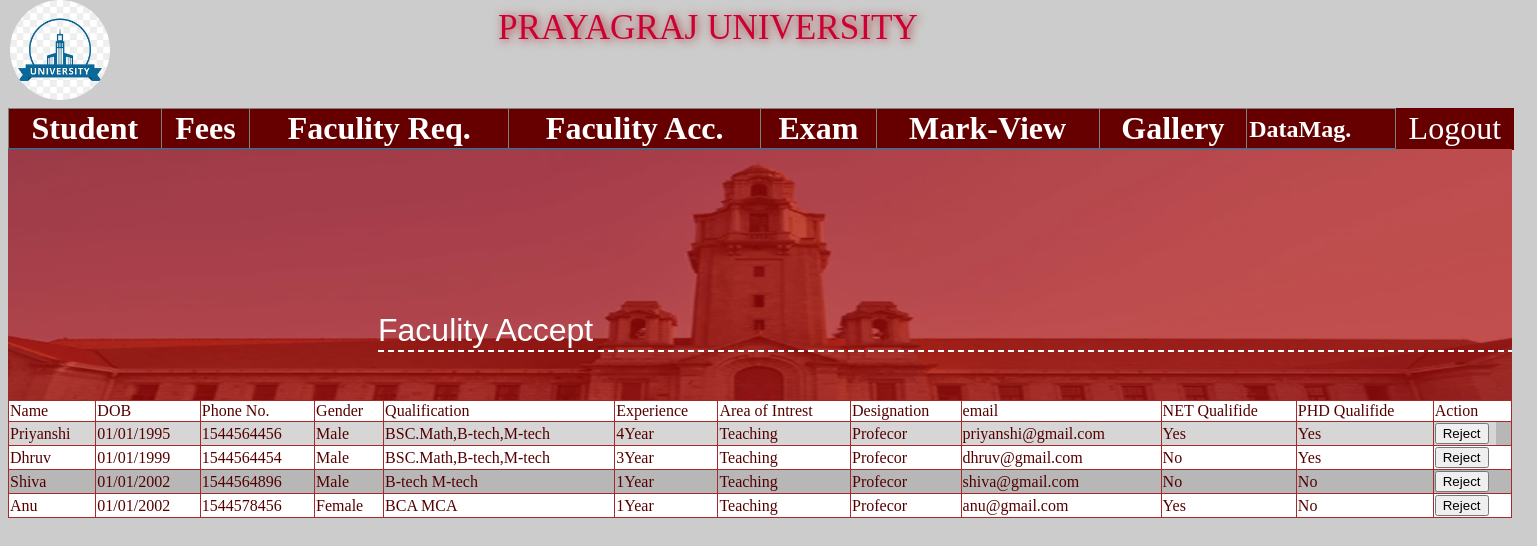
/_admin/faculityAcc.php, run on the app's committed database.
### tables this page shows
CREATE TABLE IF NOT EXISTS `faculity` (
  `fac_id` int(10) NOT NULL auto_increment,
  `fac_name` varchar(255) NOT NULL,
  `fac_dob` varchar(255) NOT NULL,
  `fac_phone` varchar(255) NOT NULL,
  `fac_gender` varchar(255) NOT NULL,
  `fac_cat` varchar(255) NOT NULL,
  `fac_address` varchar(255) NOT NULL,
  `fac_qual` varchar(255) NOT NULL,
  `fac_exp` varchar(255) NOT NULL,
  `fac_area` varchar(255) NOT NULL,
  `fac_desig` varchar(255) NOT NULL,
  `fac_email` varchar(255) NOT NULL,
  `fac_net` varchar(255) NOT NULL,
  `fac_phd` varchar(255) NOT NULL,
  `fac_image` varchar(255) NOT NULL,
  `fac_status` varchar(255) NOT NULL,
  `fac_sec` varchar(255) NOT NULL,
  `fac_ans` varchar(255) NOT NULL,
  `fac_type` varchar(255) NOT NULL,
  `fac_pass` varchar(255) NOT NULL,
  PRIMARY KEY  (`fac_id`)
);

### _admin/faculityAcc.php (the view, shortened to what this page needs)
<?php
 include("includes/header.php");
	global $con;
	$sql="select * from faculity";
	$rs=mysqli_query($con,$sql)or die(mysqli_error($con));
?>
<link rel="stylesheet" href="../_admin/css/faculityAcc.css"/>
  <form action="lib/login.php" method="post" enctype="multipart/form-data" name="faculityReq_frm">
    <div class="fac-header-img"><img class="fac-img" src="images/IICS.webp"/>
	<div class="fac-header-div">
	<div class="fac-div-heading"><p id="fac-text-heading">Faculity Accept</p></div>
	</div>
	</div>
	<div class="faculityAcc-main-div">
	<table border="1px" class="faculityAcc-table">
	<tr class="fac-req-tr">
	<td>Name</td>
	<td>DOB</td>
	<td>Phone No.</td>
	<td>Gender</td>
	<td>Qualification</td>
	<td>Experience</td>
	<td>Area of Intrest</td>
	<td>Designation</td>
	<td>email</td>
	<td>NET Qualifide</td>
	<td>PHD Qualifide</td>
	<td>Action</td>
	</tr>
	<?php while($data=mysqli_fetch_assoc($rs)){
		if($data[fac_status]=="true"){
	?>
		<tr class="fac-req-tr" id="<?=$data[fac_id]?>">
		 <td><?=$data[fac_name]?></td>
		 <td><?=$data[fac_dob]?></td>
		 <td><?=$data[fac_phone]?></td>
		 <td><?=$data[fac_gender]?></td>
		 <td><?=$data[fac_qual]?></td>
		 <td><?=$data[fac_exp]?></td>
		 <td><?=$data[fac_area]?></td>
		 <td><?=$data[fac_desig]?></td>
		 <td><?=$data[fac_email]?></td>
		 <td><?=$data[fac_net]?></td>
		 <td><?=$data[fac_phd]?></td>
		 <td><input type="button" id="btn" value="Reject" onclick="fac_dactive(<?=$data[fac_id]?>)"/></td>		</tr>
		<?php }}?>
	</table>
	</div>
  </form>

### _admin/css/university_css.css (style rules this page uses)
body { background-color:rgba(0,0,0,0.1); }

### _admin/css/faculityAcc.css (style rules this page uses)
body { background:rgba(0,0,0,0.2); }
.faculityAcc-main-div { width:93em; height:auto; background:#EEEEEE; }
.faculityAcc-table { border-collapse:collapse; border:1px solid brown; color:#550000; position:relative; top:61px; width:93em; color:#550000; }
.fac-req-tr:nth-child(even) { background:rgba(0,0,0,0.1); }
.fac-req-tr:nth-child(odd) { background:white; }
.fac-header-img { width:94em; height:250px; overflow:hidden; background-attachment:fixed; background-repeat:no-repeat; overflow:hidden; position:absolute; top:150px; z-index:10; }
.fac-img { width:94em; height:400px; }
.fac-div-heading { background:none; width:71em; height:200px; position:relative; top:0px; left:370px; color:white; border-bottom:2px dashed white; z-index:100; }
.fac-header-div { width:94em; height:250px; background-color:rgba(170, 8, 8, 0.708); position:absolute; top:0px; left:0px; z-index:10; }
#fac-text-heading { position:absolute; top:130px; font-size:2em; font-family:Arial, Helvetica, sans-serif; z-index:100; }
.faculityAcc-table { width:94em; }

### data on the page
faculity: fac_name "Priyanshi", fac_dob "01/01/1995", fac_phone "1544564456", fac_gender "Male", fac_qual "BSC.Math,B-tech,M-tech", fac_exp "4Year", fac_area "Teaching", fac_desig "Profecor", fac_email "priyanshi@gmail.com", fac_net "Yes", fac_phd "Yes"
faculity: fac_name "Dhruv", fac_dob "01/01/1999", fac_phone "1544564454", fac_gender "Male", fac_qual "BSC.Math,B-tech,M-tech", fac_exp "3Year", fac_area "Teaching", fac_desig "Profecor", fac_email "dhruv@gmail.com", fac_net "No", fac_phd "Yes"
faculity: fac_name "Shiva", fac_dob "01/01/2002", fac_phone "1544564896", fac_gender "Male", fac_qual "B-tech M-tech", fac_exp "1Year", fac_area "Teaching", fac_desig "Profecor", fac_email "shiva@gmail.com", fac_net "No", fac_phd "No"
faculity: fac_name "Anu", fac_dob "01/01/2002", fac_phone "1544578456", fac_gender "Female", fac_qual "BCA MCA", fac_exp "1Year", fac_area "Teaching", fac_desig "Profecor", fac_email "anu@gmail.com", fac_net "Yes", fac_phd "No"
